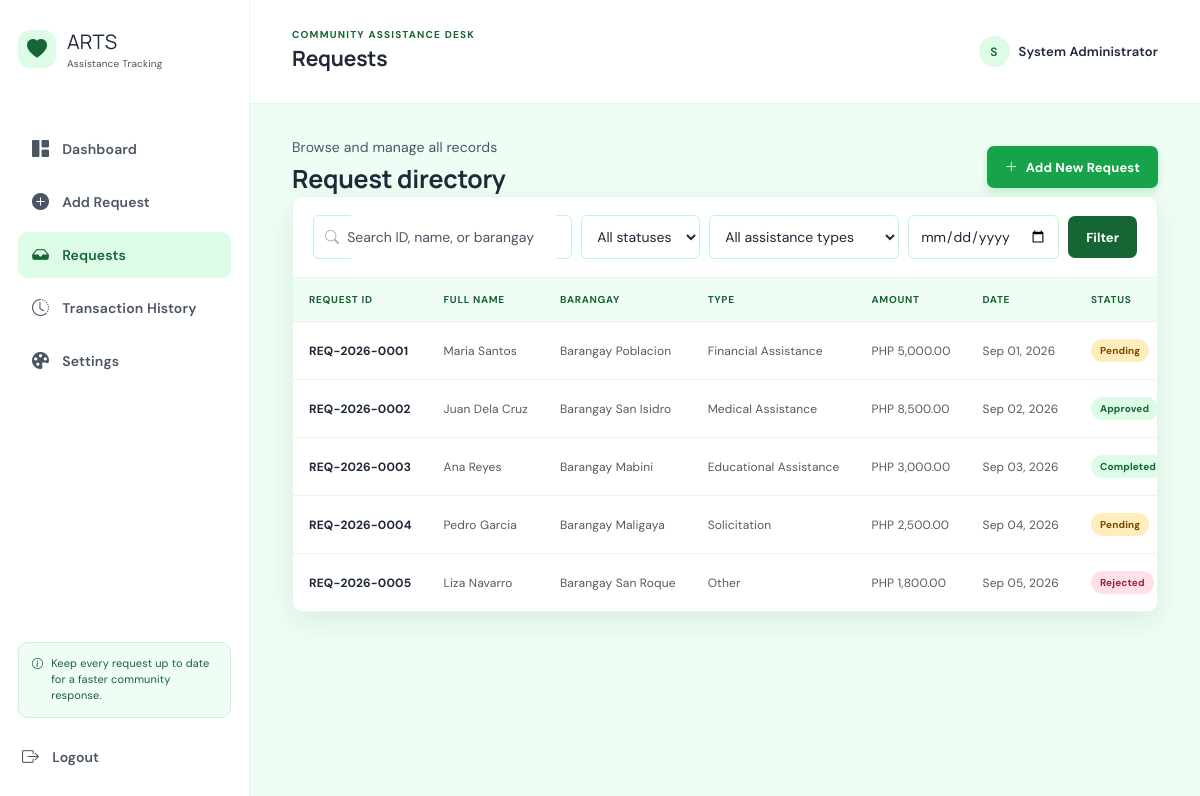
Screenshot of /requests.php (signed in) with the database file from the repository.
### tables this page shows
CREATE TABLE IF NOT EXISTS requests (
    id INT AUTO_INCREMENT PRIMARY KEY,
    request_id VARCHAR(20) NOT NULL UNIQUE,
    full_name VARCHAR(120) NOT NULL,
    address VARCHAR(255) NOT NULL,
    barangay VARCHAR(100) NOT NULL,
    contact_number VARCHAR(30) NOT NULL,
    date_of_visit DATE NOT NULL,
    purpose TEXT NOT NULL,
    assistance_type VARCHAR(60) NOT NULL,
    amount_requested DECIMAL(12,2) NOT NULL DEFAULT 0,
    remarks TEXT,
    status ENUM('Pending', 'Approved', 'Completed', 'Rejected') NOT NULL DEFAULT 'Pending',
    created_at TIMESTAMP DEFAULT CURRENT_TIMESTAMP,
    updated_at TIMESTAMP DEFAULT CURRENT_TIMESTAMP ON UPDATE CURRENT_TIMESTAMP
);

### inc/functions.php (called while the page is built, shortened)
<?php
function e($value) {
    return htmlspecialchars((string) $value, ENT_QUOTES, 'UTF-8');
}
function status_class($status) {
    $classes = array(
        'Pending' => 'status-pending',
        'Approved' => 'status-approved',
        'Completed' => 'status-completed',
        'Rejected' => 'status-rejected'
    );
    return $classes[$status] ?? 'status-pending';
}
function format_amount($amount) {
    return number_format((float) $amount, 2);
}
?>

### public/requests.php (the view, shortened to what this page needs)
<?php
require_once __DIR__ . '/../inc/auth.php'; require_once __DIR__ . '/../config/database.php';
$search = trim($_GET['search'] ?? ''); $status = $_GET['status'] ?? ''; $type = $_GET['assistance_type'] ?? ''; $date = $_GET['date'] ?? '';
$sql = 'SELECT * FROM requests WHERE 1=1'; $params = array();
$sql .= ' ORDER BY created_at DESC'; $statement = $pdo->prepare($sql); $statement->execute($params); $requests = $statement->fetchAll();
include __DIR__ . '/../inc/header.php';
?>
<div class="welcome-row"><div><p class="muted">Browse and manage all records</p><h2 class="section-title">Request directory</h2></div><a href="add_request.php" class="btn btn-primary"><i class="bi bi-plus-lg"></i> Add New Request</a></div>
<section class="panel"><form class="filter-bar" method="get"><div class="search-box"><i class="bi bi-search"></i><input name="search" value="<?= e($search); ?>" placeholder="Search ID, name, or barangay"></div><select name="status"><option value="">All statuses</option></select><select name="assistance_type"><option value="">All assistance types</option></select><input type="date" name="date" value="<?= e($date); ?>"><button class="btn btn-dark" type="submit">Filter</button></form><div class="table-wrap"><table><thead><tr><th>Request ID</th><th>Full Name</th><th>Barangay</th><th>Type</th><th>Amount</th><th>Date</th><th>Status</th></tr></thead><tbody><?php foreach ($requests as $request): ?><tr><td><strong class="request-code"><?= e($request['request_id']); ?></strong></td><td><?= e($request['full_name']); ?></td><td><?= e($request['barangay']); ?></td><td><?= e($request['assistance_type']); ?></td><td>PHP <?= e(format_amount($request['amount_requested'])); ?></td><td><?= e(date('M d, Y', strtotime($request['date_of_visit']))); ?></td><td><span class="status <?= e(status_class($request['status'])); ?>"><?= e($request['status']); ?></span></td></tr><?php endforeach; ?></tbody></table></div></section>
<?php include __DIR__ . '/../inc/footer.php'; ?>

### public/css/style.css (style rules this page uses)
:root { --ink:#1F2937;--muted:#4B5563;--pink:#16A34A;--pink-dark:#166534;--pink-soft:#DCFCE7;--line:#DCFCE7;--surface:#fff;--canvas:#F0FDF4;--shadow:0 8px 28px rgba(48,29,38,.06) }
* { box-sizing:border-box }
body { margin:0;background:var(--canvas);color:var(--ink);font:14px 'DM Sans',sans-serif }
h1,h2,h3,p { margin-top:0 }
h1,h2 { font-family:Manrope,sans-serif }
a { color:inherit;text-decoration:none }
button,input,select,textarea { font:inherit }
button { cursor:pointer }
.muted { color:var(--muted);margin-bottom:0 }
.welcome-row,.form-intro,.detail-heading,.panel-heading { display:flex;align-items:center;justify-content:space-between;gap:20px }
.section-title { font-size:25px;margin:5px 0 0 }
.btn { border:0;border-radius:7px;padding:11px 16px;display:inline-flex;align-items:center;justify-content:center;gap:8px;font-weight:700;font-size:13px }
.btn-primary { background:var(--pink);color:#fff;box-shadow:0 4px 9px #16A34A33 }
.btn-dark { background:var(--ink);color:#fff }
.stat-card,.panel { background:var(--surface);border:1px solid var(--line);border-radius:10px;box-shadow:var(--shadow) }
.panel { overflow:hidden }
.table-wrap { overflow-x:auto }
table { width:100%;border-collapse:collapse;min-width:760px }
th,td { text-align:left;padding:15px 16px;border-bottom:1px solid #f0edef;white-space:nowrap }
th { color:#98939a;font-size:10px;text-transform:uppercase;letter-spacing:.07em;font-weight:700 }
td { font-size:12px;color:#5c575d }
tbody tr:last-child td { border-bottom:0 }
td strong { color:var(--ink) }
.status { display:inline-flex;align-items:center;gap:3px;border-radius:20px;padding:5px 9px;font-size:10px;font-weight:700 }
.status-pending { color:#ae771c;background:#fff5df }
.status-approved { color:#407bb1;background:#eaf4ff }
.status-completed { color:#43875c;background:#eaf8ef }
.status-rejected { color:#b34e61;background:#fff0f2 }
.filter-bar { padding:18px 20px;display:flex;gap:9px;align-items:center;border-bottom:1px solid var(--line);flex-wrap:wrap }
.filter-bar select,.filter-bar input,.search-box { height:38px;border:1px solid var(--line);border-radius:6px;background:#fff;color:#625d62;padding:0 11px;outline:none }
.search-box { display:flex;align-items:center;gap:8px;flex:1;min-width:220px }
.search-box i { color:#aaa }
.search-box input { border:0;outline:0;width:100%;height:100%;padding:0 }
.filter-bar select { max-width:190px }

### public/css/friendly.css (style rules this page uses)
:root { --ink: #1F2937; --muted: #4B5563; --green: #16A34A; --green-dark: #166534; --green-soft: #DCFCE7; --green-pale: #F0FDF4; --pink: var(--green); --pink-dark: var(--green-dark); --pink-soft: var(--green-soft); --canvas: #F0FDF4; --line: #DCFCE7; --surface: #FFFFFF; --surface-muted: #F0FDF4; --focus: #86EFAC; --border-strong: #BBF7D0; --shadow-color: rgba(22, 101, 52, .10); }
body { letter-spacing: .01em; }
.topbar h1, .section-title { letter-spacing: -.01em; }
.btn { min-height: 42px; padding: 11px 18px; transition: transform .15s ease, box-shadow .15s ease, background .15s ease; }
.btn-primary { background: var(--green); color: #FFFFFF; }
.btn-dark { background: var(--green-dark); color: #FFFFFF; }
.panel, .stat-card { box-shadow: 0 10px 30px var(--shadow-color); }
.field input, .field select, .field textarea, .status-select, .input-icon, .filter-bar select, .filter-bar input, .search-box { min-height: 44px; border-color: var(--border-strong); background: var(--surface); color: var(--ink); }
.field input::placeholder, .search-box input::placeholder { color: var(--muted); opacity: 1; }
.status-pending { color: #714900; background: #FFEDBD; }
.status-approved, .status-completed { color: var(--green-dark); background: var(--green-soft); }
.status-rejected { color: #8A263D; background: #FFE0E6; }
.panel, .stat-card, .form-panel, .detail-panel, .confirm-box, .login-form-card { border-color: var(--line); background: var(--surface); }
.panel-heading, .detail-heading, .table-wrap { border-color: var(--line); }
th { color: var(--green-dark); background: var(--surface-muted); }
td { border-color: var(--line); }

### rows the page displays
requests: request "REQ-2026-0001", full_name "Maria Santos", barangay "Barangay Poblacion", assistance_type "Financial Assistance", amount_requested "5,000.00", date_of_visit "Sep 01, 2026", status "Pending"
requests: request "REQ-2026-0002", full_name "Juan Dela Cruz", barangay "Barangay San Isidro", assistance_type "Medical Assistance", amount_requested "8,500.00", date_of_visit "Sep 02, 2026", status "Approved"
requests: request "REQ-2026-0003", full_name "Ana Reyes", barangay "Barangay Mabini", assistance_type "Educational Assistance", amount_requested "3,000.00", date_of_visit "Sep 03, 2026", status "Completed"
requests: request "REQ-2026-0004", full_name "Pedro Garcia", barangay "Barangay Maligaya", assistance_type "Solicitation", amount_requested "2,500.00", date_of_visit "Sep 04, 2026", status "Pending"
requests: request "REQ-2026-0005", full_name "Liza Navarro", barangay "Barangay San Roque", assistance_type "Other", amount_requested "1,800.00", date_of_visit "Sep 05, 2026", status "Rejected"

### other values shown
$page_title "Requests"
substr($_SESSION['full_name'] ?? 'A', 0, 1) "S"
$_SESSION['full_name'] "System Administrator"
